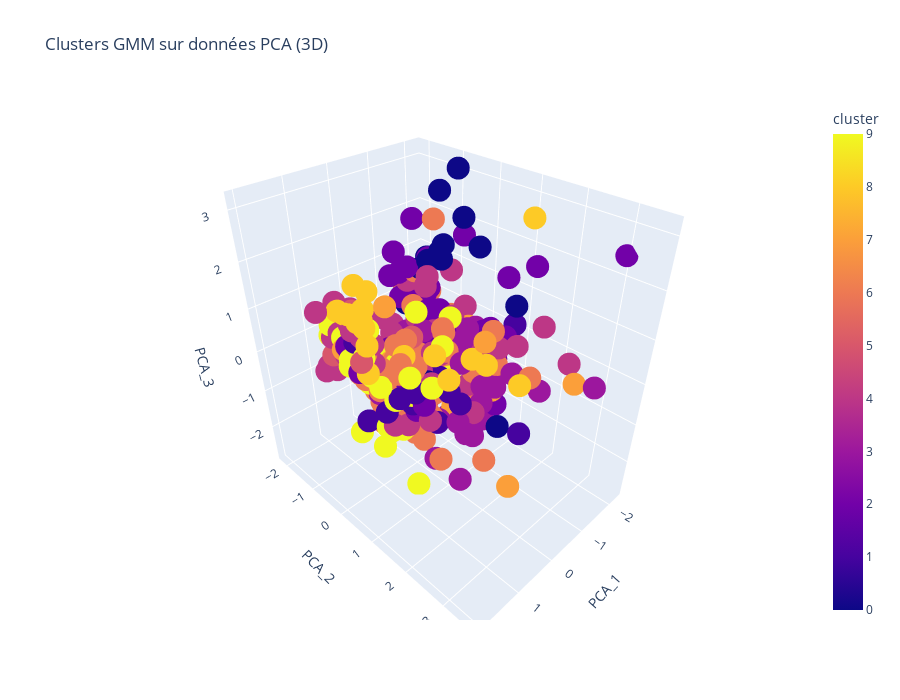
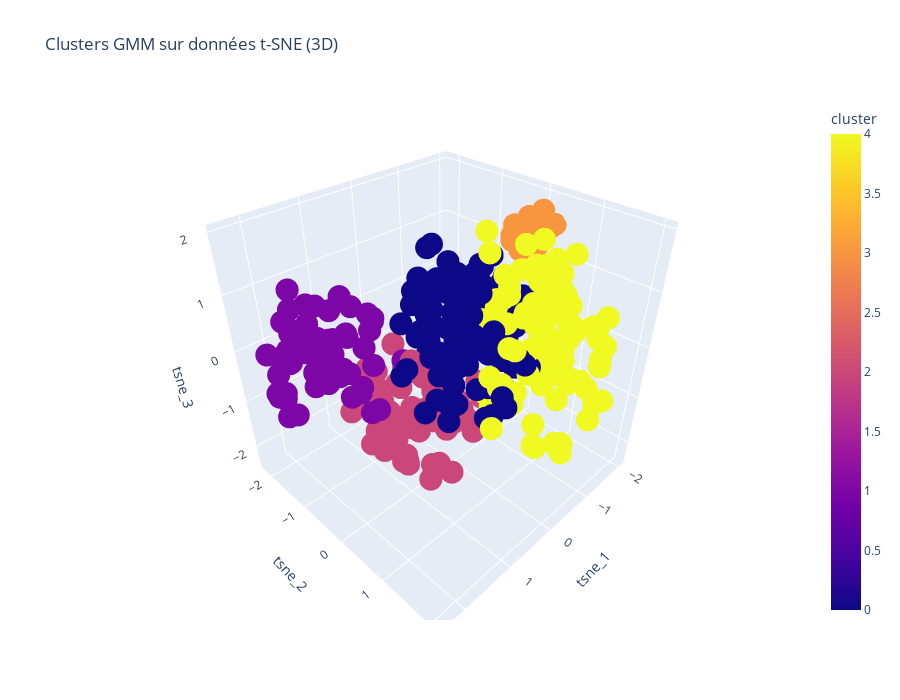
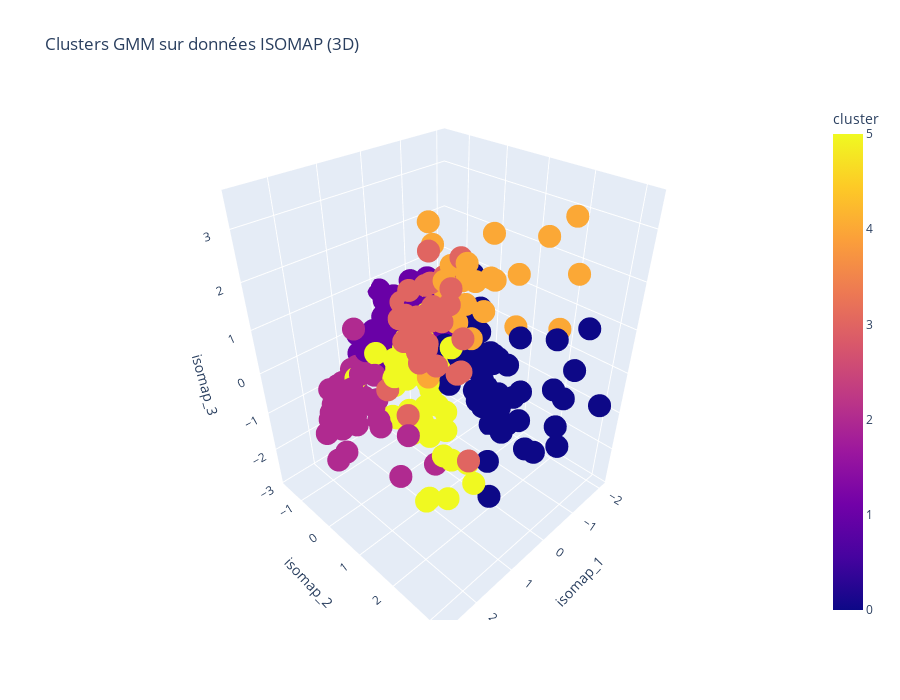
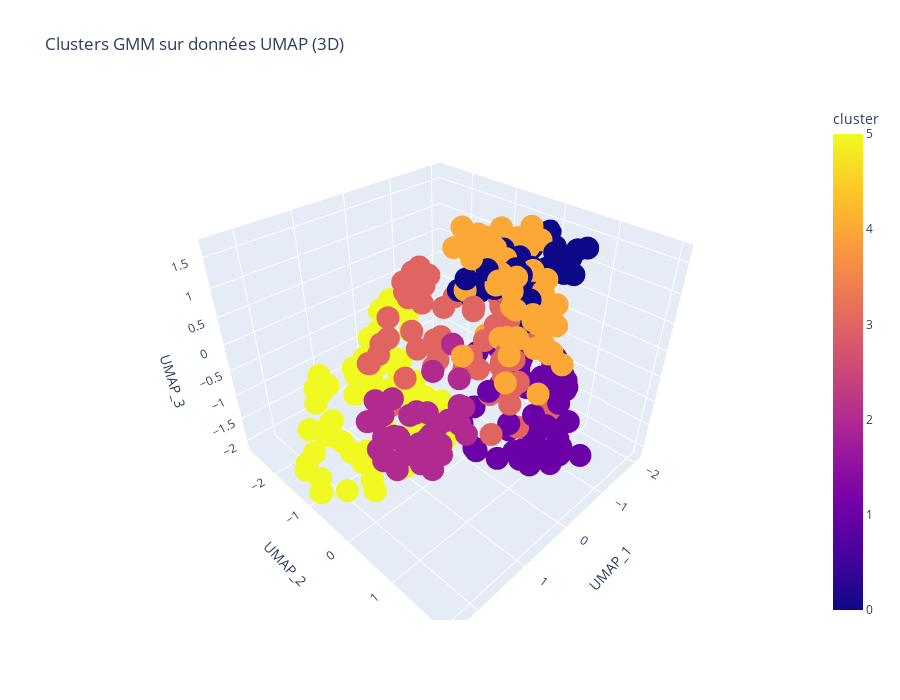

Notebook code for these charts, in order:
### Markdown cell above
## Results Display

### Code cell
stats_cols = [
    'per90_gls',          # attaque
    'per90_ast',          # passes décisives
    'per90_xg',           # expected goals
    'pct_take_on_suc',    # dribbles réussis
    'tkl_plus_int',       # tacles + interceptions
    'pct_air_dual_won',   # duels aériens
    'carries' ,            # portées de balle
    'age',
    'totdisd
]

file_path_base = "../../raw_data/joueurs_ligue1_2024_2025.csv"
data_base= pd.read_csv(file_path_base, encoding="utf-8")



def plot_cluster_profiles(df_cluster, data_base, stats_cols, cluster_name="Cluster"):
    df_clusters = df_cluster[['player_name', 'cluster']].copy()
    df_stats = data_base[['player_name'] + stats_cols].copy()
    df_merged = pd.merge(df_clusters, df_stats, on='player_name', how='left')
    
    cluster_means = df_merged.groupby('cluster')[stats_cols].mean()
    cluster_sizes = df_merged.groupby('cluster').size().rename("cluster_size")
    
    cluster_means = cluster_means.copy()
    cluster_means['cluster_size'] = cluster_sizes

    # --- Standardisation colonne par colonne ---
    scaler = StandardScaler()
    cluster_means_scaled = cluster_means.copy()
    cluster_means_scaled[stats_cols] = scaler.fit_transform(cluster_means[stats_cols])

    
    plt.figure(figsize=(12,6))
    sns.heatmap(cluster_means_scaled, annot=True, fmt=".2f", cmap="coolwarm")
    plt.title(f"Moyenne des stats par cluster ({cluster_name})")
    plt.ylabel("Cluster")
    plt.xlabel("Stats")
    plt.show()
    
    return cluster_means
    
def print_results(X, column1, column2, data_name) :
    fig = px.scatter(
        X,
        x= column1, 
        y= column2, 
        color='cluster', 
        hover_data=['player_name', 'positions'],  # ce qui s'affiche au survol
        title=f"Clusters GMM sur données {data_name}",
        width=800, 
        height=600,
        color_discrete_sequence= None
    )
    fig.show()

def print_results_3d(X, column1, column2, column3, data_name):
    fig = px.scatter_3d(
        X,
        x=column1,
        y=column2,
        z=column3,
        color='cluster',
        hover_data=['player_name', 'positions'],  # info au survol
        title=f"Clusters GMM sur données {data_name} (3D)",
        width=900,
        height=700,
        color_discrete_sequence=None
    )
    fig.show()

"""
print("="*60)
print("============RESULTS EN 2D===============")
print("="*60)
print_results(X_gmm_PCA_best, "PCA_1", "PCA_2", "PCA")
print_results(X_gmm_tSNE_best, "tsne_1", "tsne_2", "t-SNE")
print_results(X_gmm_ISOMAP_best, "isomap_1", "isomap_2", "ISOMAP")
print_results(X_gmm_UMAP_best, "UMAP_1", "UMAP_2", "UMAP")
"""

print("="*60)
print("============RESULTS EN 3D===============")
print("="*60)
print_results_3d(X_gmm_PCA_best, "PCA_1", "PCA_2", "PCA_3", "PCA")
cluster_profiles_PCA = plot_cluster_profiles(X_gmm_PCA_best, data_base, stats_cols, "PCA")
print_results_3d(X_gmm_tSNE_best, "tsne_1", "tsne_2", "tsne_3", "t-SNE")
cluster_profiles_PCA = plot_cluster_profiles(X_gmm_tSNE_best, data_base, stats_cols, "t-SNE")
print_results_3d(X_gmm_ISOMAP_best, "isomap_1", "isomap_2", "isomap_3", "ISOMAP")
cluster_profiles_ISOMAP = plot_cluster_profiles(X_gmm_ISOMAP_best, data_base, stats_cols, "ISOMAP")
print_results_3d(X_gmm_UMAP_best, "UMAP_1", "UMAP_2", "UMAP_3", "UMAP")
cluster_profiles_UMAP = plot_cluster_profiles(X_gmm_UMAP_best, data_base, stats_cols, "UMAP")

### Figure 1 — Plotly figure (JSON) as saved in the notebook; plotly's stock layout.template omitted (floating-point values rounded to 4 significant figures; data arrays with more than 128 entries replaced by an {"elided": "..."} marker saying what was removed)
{"data": [{"customdata": {"elided": "333x2 str values"}, "hovertemplate": "PCA_1=%{x}<br>PCA_2=%{y}<br>PCA_3=%{z}<br>player_name=%{customdata[0]}<br>positions=%{customdata[1]}<br>cluster=%{marker.color}<extra></extra>", "legendgroup": "", "marker": {"color": {"elided": "333 int values"}, "coloraxis": "coloraxis", "symbol": "circle"}, "mode": "markers", "name": "", "scene": "scene", "showlegend": false, "type": "scatter3d", "x": {"elided": "333 float values"}, "y": {"elided": "333 float values"}, "z": {"elided": "333 float values"}}], "layout": {"coloraxis": {"colorbar": {"title": {"text": "cluster"}}, "colorscale": [[0, "#0d0887"], [0.1111, "#46039f"], [0.2222, "#7201a8"], [0.3333, "#9c179e"], [0.4444, "#bd3786"], [0.5556, "#d8576b"], [0.6667, "#ed7953"], [0.7778, "#fb9f3a"], [0.8889, "#fdca26"], [1, "#f0f921"]]}, "height": 700, "legend": {"tracegroupgap": 0}, "scene": {"domain": {"x": [0, 1], "y": [0, 1]}, "xaxis": {"title": {"text": "PCA_1"}}, "yaxis": {"title": {"text": "PCA_2"}}, "zaxis": {"title": {"text": "PCA_3"}}}, "title": {"text": "Clusters GMM sur données PCA (3D)"}, "width": 900}}

### Figure 2 — Plotly figure (JSON) as saved in the notebook; plotly's stock layout.template omitted (floating-point values rounded to 4 significant figures; data arrays with more than 128 entries replaced by an {"elided": "..."} marker saying what was removed)
{"data": [{"customdata": {"elided": "356x2 str values"}, "hovertemplate": "tsne_1=%{x}<br>tsne_2=%{y}<br>tsne_3=%{z}<br>player_name=%{customdata[0]}<br>positions=%{customdata[1]}<br>cluster=%{marker.color}<extra></extra>", "legendgroup": "", "marker": {"color": {"elided": "356 int values"}, "coloraxis": "coloraxis", "symbol": "circle"}, "mode": "markers", "name": "", "scene": "scene", "showlegend": false, "type": "scatter3d", "x": {"elided": "356 float values"}, "y": {"elided": "356 float values"}, "z": {"elided": "356 float values"}}], "layout": {"coloraxis": {"colorbar": {"title": {"text": "cluster"}}, "colorscale": [[0, "#0d0887"], [0.1111, "#46039f"], [0.2222, "#7201a8"], [0.3333, "#9c179e"], [0.4444, "#bd3786"], [0.5556, "#d8576b"], [0.6667, "#ed7953"], [0.7778, "#fb9f3a"], [0.8889, "#fdca26"], [1, "#f0f921"]]}, "height": 700, "legend": {"tracegroupgap": 0}, "scene": {"domain": {"x": [0, 1], "y": [0, 1]}, "xaxis": {"title": {"text": "tsne_1"}}, "yaxis": {"title": {"text": "tsne_2"}}, "zaxis": {"title": {"text": "tsne_3"}}}, "title": {"text": "Clusters GMM sur données t-SNE (3D)"}, "width": 900}}

### Figure 3 — Plotly figure (JSON) as saved in the notebook; plotly's stock layout.template omitted (floating-point values rounded to 4 significant figures; data arrays with more than 128 entries replaced by an {"elided": "..."} marker saying what was removed)
{"data": [{"customdata": {"elided": "333x2 str values"}, "hovertemplate": "isomap_1=%{x}<br>isomap_2=%{y}<br>isomap_3=%{z}<br>player_name=%{customdata[0]}<br>positions=%{customdata[1]}<br>cluster=%{marker.color}<extra></extra>", "legendgroup": "", "marker": {"color": {"elided": "333 int values"}, "coloraxis": "coloraxis", "symbol": "circle"}, "mode": "markers", "name": "", "scene": "scene", "showlegend": false, "type": "scatter3d", "x": {"elided": "333 float values"}, "y": {"elided": "333 float values"}, "z": {"elided": "333 float values"}}], "layout": {"coloraxis": {"colorbar": {"title": {"text": "cluster"}}, "colorscale": [[0, "#0d0887"], [0.1111, "#46039f"], [0.2222, "#7201a8"], [0.3333, "#9c179e"], [0.4444, "#bd3786"], [0.5556, "#d8576b"], [0.6667, "#ed7953"], [0.7778, "#fb9f3a"], [0.8889, "#fdca26"], [1, "#f0f921"]]}, "height": 700, "legend": {"tracegroupgap": 0}, "scene": {"domain": {"x": [0, 1], "y": [0, 1]}, "xaxis": {"title": {"text": "isomap_1"}}, "yaxis": {"title": {"text": "isomap_2"}}, "zaxis": {"title": {"text": "isomap_3"}}}, "title": {"text": "Clusters GMM sur données ISOMAP (3D)"}, "width": 900}}

### Figure 4 — Plotly figure (JSON) as saved in the notebook; plotly's stock layout.template omitted (floating-point values rounded to 4 significant figures; data arrays with more than 128 entries replaced by an {"elided": "..."} marker saying what was removed)
{"data": [{"customdata": {"elided": "333x2 str values"}, "hovertemplate": "UMAP_1=%{x}<br>UMAP_2=%{y}<br>UMAP_3=%{z}<br>player_name=%{customdata[0]}<br>positions=%{customdata[1]}<br>cluster=%{marker.color}<extra></extra>", "legendgroup": "", "marker": {"color": {"elided": "333 int values"}, "coloraxis": "coloraxis", "symbol": "circle"}, "mode": "markers", "name": "", "scene": "scene", "showlegend": false, "type": "scatter3d", "x": {"elided": "333 float values"}, "y": {"elided": "333 float values"}, "z": {"elided": "333 float values"}}], "layout": {"coloraxis": {"colorbar": {"title": {"text": "cluster"}}, "colorscale": [[0, "#0d0887"], [0.1111, "#46039f"], [0.2222, "#7201a8"], [0.3333, "#9c179e"], [0.4444, "#bd3786"], [0.5556, "#d8576b"], [0.6667, "#ed7953"], [0.7778, "#fb9f3a"], [0.8889, "#fdca26"], [1, "#f0f921"]]}, "height": 700, "legend": {"tracegroupgap": 0}, "scene": {"domain": {"x": [0, 1], "y": [0, 1]}, "xaxis": {"title": {"text": "UMAP_1"}}, "yaxis": {"title": {"text": "UMAP_2"}}, "zaxis": {"title": {"text": "UMAP_3"}}}, "title": {"text": "Clusters GMM sur données UMAP (3D)"}, "width": 900}}
